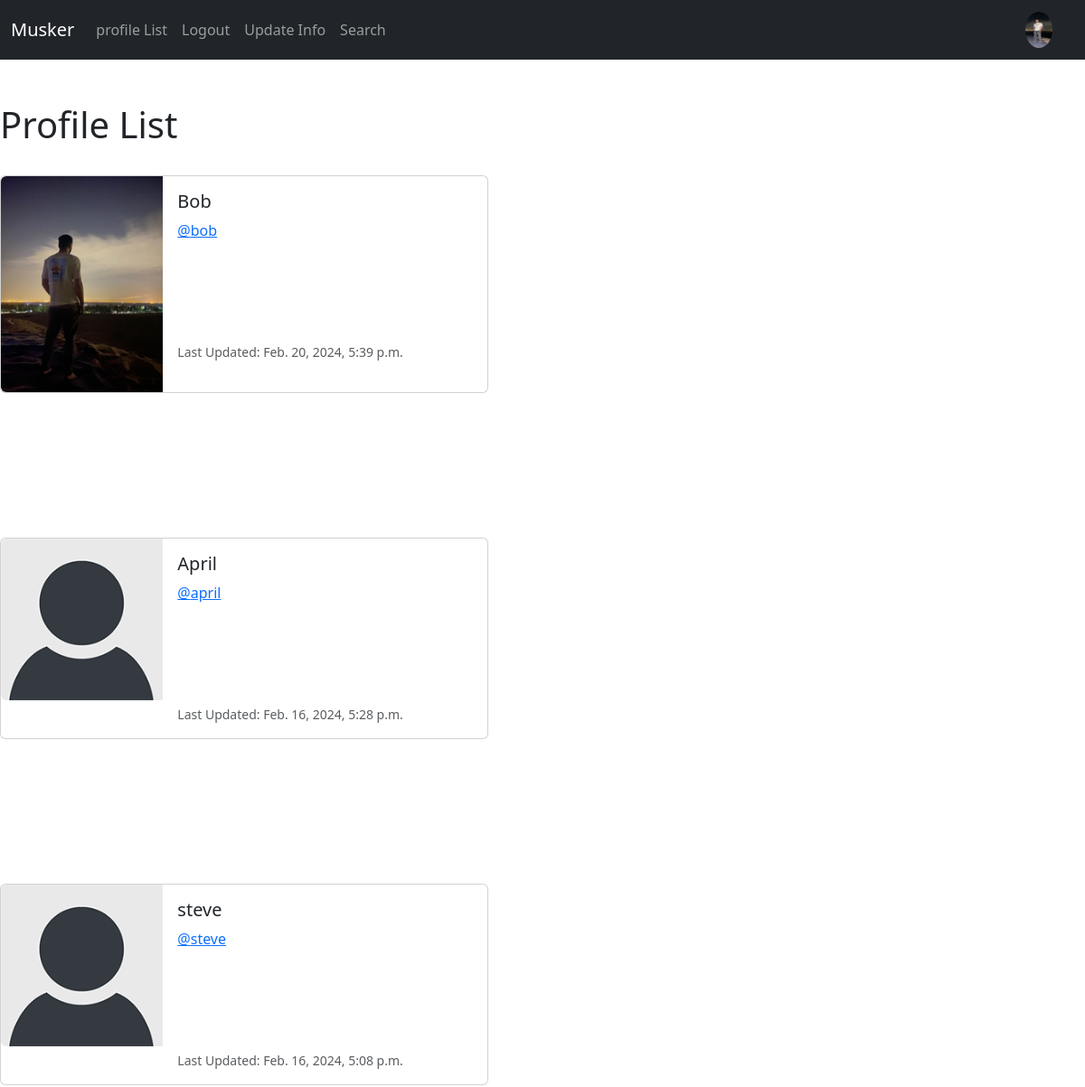
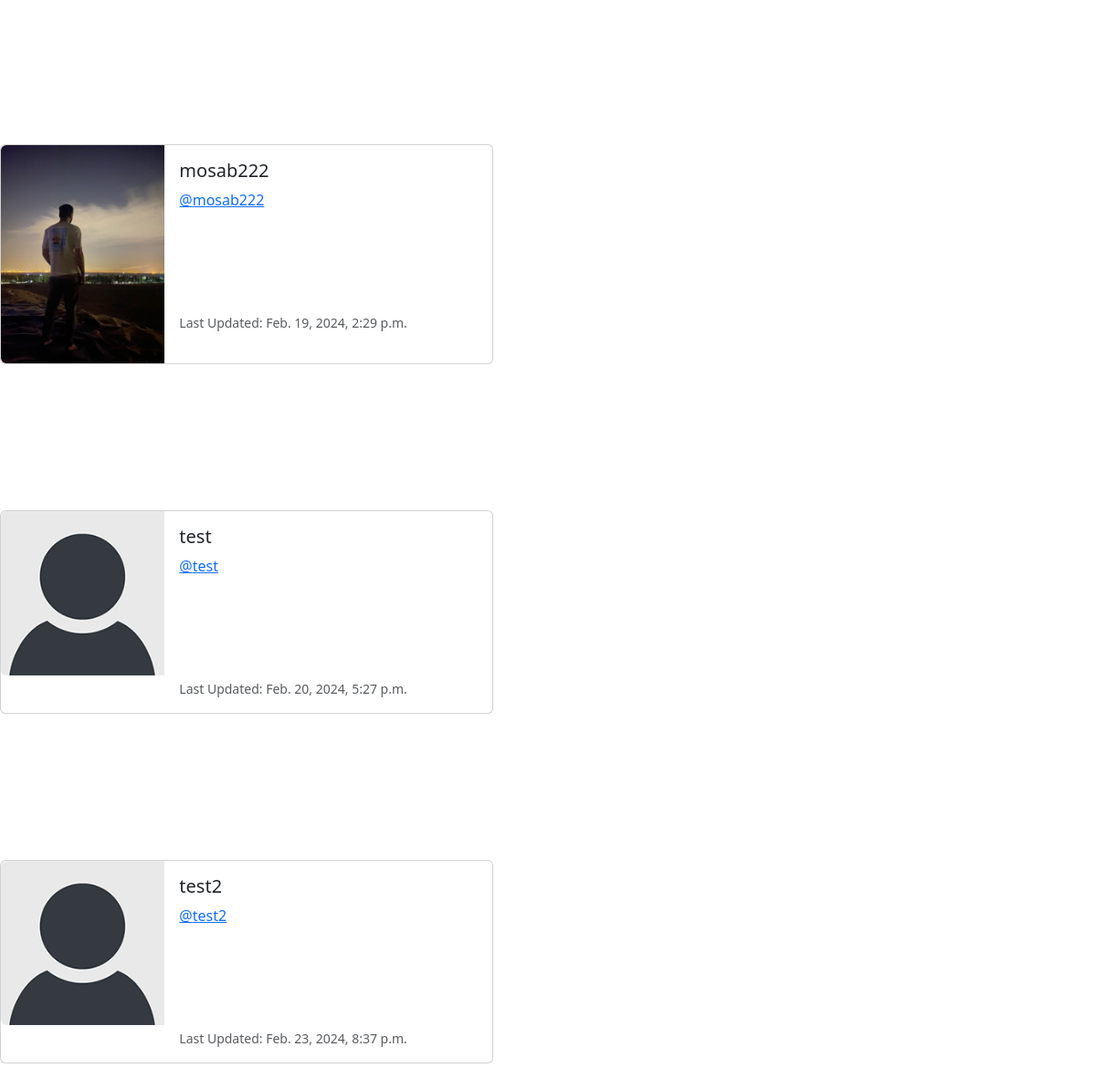
Screenshot of /profile_list/ (signed in) with the database file from the repository (2 pictures, top to bottom).
### muskerapp/models.py (models this page shows, shortened)
class Profile(models.Model):
    user = models.OneToOneField(User, on_delete=models.CASCADE)
    Follows=models.ManyToManyField("self",
                                   related_name="followed_by",
                                   symmetrical=False,
                                   blank=True,
                                   )
    date_modified=models.DateTimeField(User,auto_now=True)
    profile_image=models.ImageField(null=True, blank=True,upload_to="images/")
    profile_bio=models.CharField(null=True, blank=True,max_length=100)
    homepage_link=models.CharField(null=True, blank=True,max_length=100)
    facebook_link=models.CharField(null=True, blank=True,max_length=100)
    instagram_link=models.CharField(null=True, blank=True,max_length=100)
    linkedin_link=models.CharField(null=True, blank=True,max_length=100)

### muskerapp/views.py (the view)
# urls.py: path('profile_list/',profile_list,name="profile_list"),
def profile_list(request):
    if request.user.is_authenticated:
        profiles=Profile.objects.exclude(user=request.user)
        return render(request,'profile_list.html',{'profiles':profiles})
    else:
        messages.success(request,("you must be logged in"))
        return redirect('home')

### muskerapp/templates/profile_list.html
{% extends "base.html" %}
{% load static %}
{%block content%}
<h1>Profile List</h1>
<br/>
{%if profiles%}
    {%for profile in profiles%}
    <div class="card mb-3" style="max-width: 540px;">
        <div class="row g-0">
          <div class="col-md-4">
            {% if profile.profile_image %}
            <img src="{{ profile.profile_image.url }}" width=200 height=200 class="img-fluid rounded-start" alt="{{profile.user.username}}">
            {% else %}
            <img src="{% static 'images/default_profile_pic.png' %}" class="img-fluid rounded-start" alt="Profile Image">
            {% endif %}
          </div>
          <div class="col-md-8">
            <div class="card-body">
              <h5 class="card-title">{{profile.user.username}}</h5>
              <p class="card-text"><a href="{% url 'profile' profile.user.id %}">@{{profile.user.username |lower}}</a></p>
              <br/><br/>
              <br/><br/>
              <p class="card-text"><small class="text-body-secondary">Last Updated: {{profile.date_modified}}</small></p>
            </div>
          </div>
        </div>
      </div>
      <br/><br/>
      <br/><br/>
      <br/><br/>
    {% endfor %}
{% endif %}
{%endblock%}

### muskerapp/templates/navbar.html (shortened to what this page needs)
{%load static%}
<nav class="navbar navbar-expand-lg navbar-dark bg-dark">
  <div class="container-fluid">
    <a class="navbar-brand" href="{% url 'home'%}">Musker</a>
    <div class="collapse navbar-collapse" id="navbarSupportedContent">
      <ul class="navbar-nav me-auto mb-2 mb-lg-0">
        <li class="nav-item">
          <a class="nav-link" href="{% url 'profile_list'%}">profile List</a>
        </li>
        {% if user.is_authenticated %}
        <li class="nav-item">
          <a class="nav-link" href="{% url 'logout'%}">Logout</a>
        </li>
        <li class="nav-item">
          <a class="nav-link" href="{% url 'update_user'%}">Update Info</a>
        </li>
        {% endif %}
        <li class="nav-item">
          <a class="nav-link" href="{% url 'search'%}">Search</a>
        </li>
      </ul>
      {% if user.is_authenticated %}
      <ul class="navbar-nav ml-auto">
        <li class="nav-link navbar-brand">
          <a href="{% url 'profile' request.user.id %}">
            {% if user.profile.profile_image %}
            <img
              src="{{ user.profile.profile_image.url }}"
              class="rounded-circle"
              width="30"
              height="40"
            />
            {% endif %}
          </a>
        </li>
      </ul>
      {% endif %}
    </div>
  </div>
</nav>

### rows the page displays
Profile: profile_image (picture), user.username "Bob", user.username "bob", date_modified "Feb. 20, 2024, 5:39 p.m."
Profile: user.username "April", user.username "april", date_modified "Feb. 16, 2024, 5:28 p.m."
Profile: user.username "steve", date_modified "Feb. 16, 2024, 5:08 p.m."
Profile: profile_image (picture), user.username "mosab222", date_modified "Feb. 19, 2024, 2:29 p.m."
Profile: user.username "test", date_modified "Feb. 20, 2024, 5:27 p.m."
Profile: user.username "test2", date_modified "Feb. 23, 2024, 8:37 p.m."
